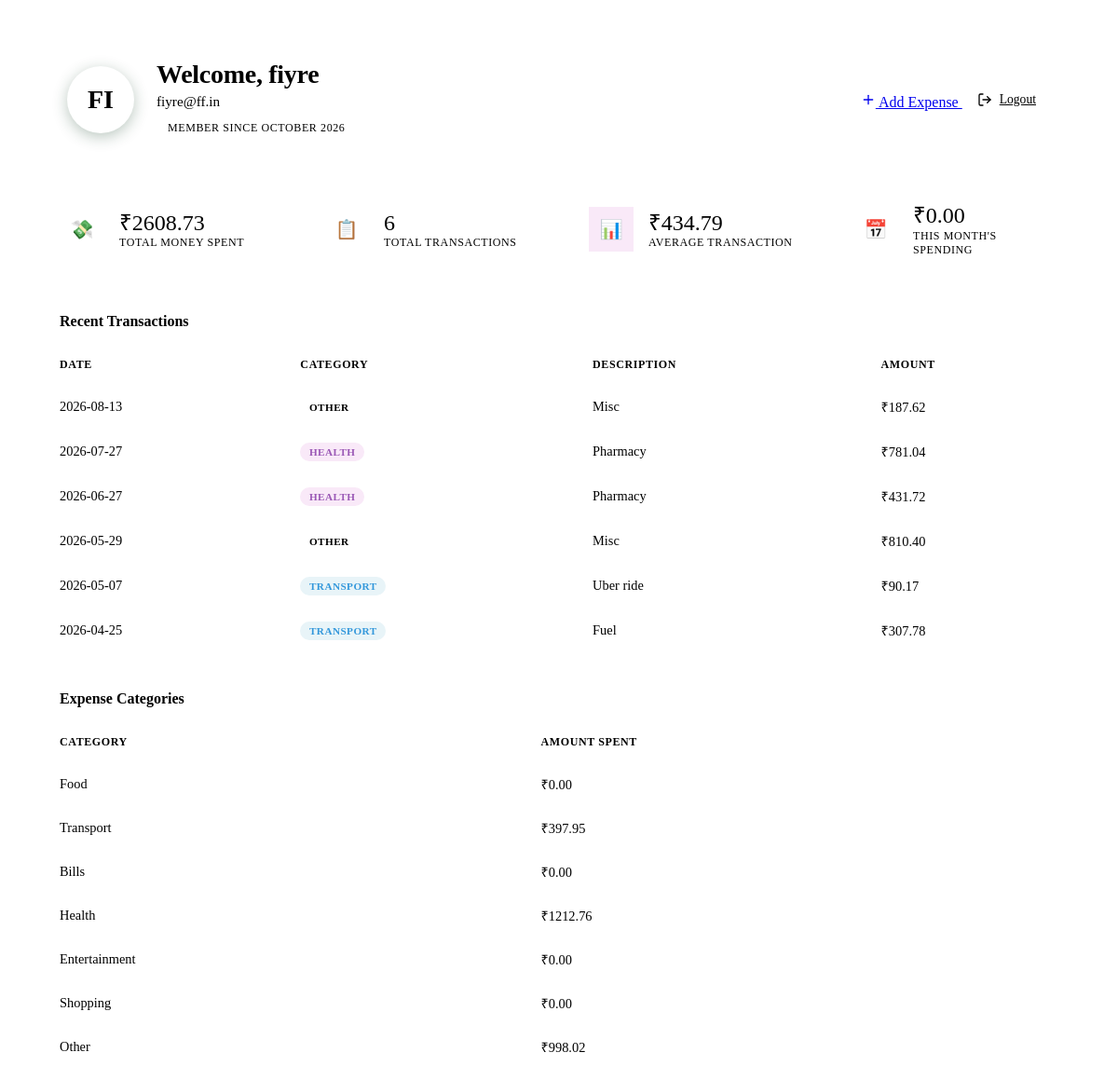
The app's page /profile (signed in) with its own data.
### tables this page shows
CREATE TABLE users (
            id INTEGER PRIMARY KEY AUTOINCREMENT,
            name TEXT NOT NULL,
            email TEXT UNIQUE NOT NULL,
            password_hash TEXT NOT NULL,
            created_at TEXT DEFAULT (datetime('now'))
        );

CREATE TABLE expenses (
            id INTEGER PRIMARY KEY AUTOINCREMENT,
            user_id INTEGER NOT NULL REFERENCES users(id),
            amount REAL NOT NULL,
            category TEXT NOT NULL,
            date TEXT NOT NULL,
            description TEXT,
            created_at TEXT DEFAULT (datetime('now'))
        );

### app.py (the view)
@app.route("/profile")
def profile():
    user_id = session.get("user_id")
    if not user_id:
        return redirect(url_for("login"))
    db = get_db()
    user_row = db.execute(
        "SELECT id, name, email, created_at FROM users WHERE id = ?",
        (user_id,)
    ).fetchone()
    db.close()
    if not user_row:
        session.clear()
        flash("User not found.", "error")
        return redirect(url_for("login"))
    name = user_row["name"]
    if len(name) >= 2:
        avatar = name[0:2].upper()
    else:
        avatar = name[0].upper() if name else "?"
    created_at = user_row["created_at"]
    member_since = ""
    if created_at:
        try:
            parts = created_at.split("-")
            if len(parts) >= 2:
                month_names = [
                    "", "January", "February", "March", "April", "May", "June",
                    "July", "August", "September", "October", "November", "December"
                ]
                month_idx = int(parts[1])
                if 1 <= month_idx <= 12:
                    member_since = f"{month_names[month_idx]} {parts[0]}"
        except (ValueError, IndexError):
            member_since = created_at
    user_info = {
        "name": name,
        "email": user_row["email"],
        "avatar": avatar,
        "member_since": member_since or created_at
    }
    expenses = get_expenses_by_user(user_id)
    raw_stats = get_summary_stats(user_id)
    category_breakdown_data = get_category_breakdown(user_id)
    total_spent = float(raw_stats.get("total_spent", 0))
    tx_count = int(raw_stats.get("tx_count", 0))
    avg_transaction = total_spent / tx_count if tx_count else 0.0
    today = date.today()
    this_month_prefix = f"{today.year}-{today.month:02d}"
    this_month = 0.0
    for exp in expenses:
        if exp.get("date") and exp["date"].startswith(this_month_prefix):
            this_month += float(exp.get("amount", 0))
    stats = {
        "total_spent": total_spent,
        "tx_count": tx_count,
        "avg_transaction": avg_transaction,
        "this_month": this_month,
    }
    categories = [
        {"name": c["category"], "amount": c["total"]}
        for c in category_breakdown_data
    ]
    return render_template(
        "profile.html",
        user=user_info,
        stats=stats,
        transactions=expenses,
        categories=categories,
    )

### app.py (called while the page is built)
@app.context_processor
def inject_user():
    user_id = session.get("user_id")
    if user_id:
        db = get_db()
        user = db.execute("SELECT id, name, email, created_at FROM users WHERE id = ?", (user_id,)).fetchone()
        db.close()
        if user:
            return {"user": dict(user)}
    return {"user": None}

### database/db.py (called while the page is built)
def get_db():
    db = sqlite3.connect(DB_PATH)
    db.row_factory = sqlite3.Row
    db.execute("PRAGMA foreign_keys = ON")
    return db

def get_expenses_by_user(user_id):
    db = get_db()
    expenses = db.execute(
        "SELECT id, amount, category, date, description FROM expenses WHERE user_id = ? ORDER BY date DESC",
        (user_id,)
    ).fetchall()
    db.close()
    return [dict(expense) for expense in expenses]

def get_category_breakdown(user_id: int):
    colour_palette = [
        "var(--accent)",
        "var(--accent-2)",
        "var(--accent-3)",
        "var(--accent-4)",
        "var(--accent-5)",
        "var(--accent-6)",
    ]
    db = get_db()
    results = []
    for idx, cat in enumerate(CATEGORIES):
        total = db.execute(
            "SELECT COALESCE(SUM(amount), 0) FROM expenses WHERE user_id = ? AND category = ?",
            (user_id, cat)
        ).fetchone()[0]
        results.append({
            "category": cat,
            "total": float(total),
            "color": colour_palette[idx % len(colour_palette)],
        })
    db.close()
    return results

### templates/profile.html (shortened to what this page needs)
<!DOCTYPE html>
<html lang="en">
<head>
    {% block head %}
    <link rel="stylesheet" href="{{ url_for('static', filename='css/profile.css') }}">
    {% endblock %}
</head>
<body>
    {% block content %}
    <div class="profile-dashboard">
        <header class="card profile-header">
            <div class="avatar-section">
                <div class="avatar-initials">{{ user.avatar }}</div>
            </div>
            <div class="user-meta">
                <h1 class="user-name">Welcome, {{ user.name }}</h1>
                <p class="user-email">{{ user.email }}</p>
                <span class="member-badge">Member since {{ user.member_since }}</span>
            </div>
            <div class="header-actions">
                <a href="{{ url_for('add_expense') }}" class="btn-primary">
                    <svg width="16" height="16" viewBox="0 0 24 24" fill="none" stroke="currentColor" stroke-width="2" stroke-linecap="round" stroke-linejoin="round">
                        <line x1="12" y1="5" x2="12" y2="19"></line>
                        <line x1="5" y1="12" x2="19" y2="12"></line>
                    </svg>
                    Add Expense
                </a>
                <a href="{{ url_for('logout') }}" class="btn-ghost logout-btn">
                    <svg width="16" height="16" viewBox="0 0 24 24" fill="none" stroke="currentColor" stroke-width="2" stroke-linecap="round" stroke-linejoin="round">
                        <path d="M9 21H5a2 2 0 0 1-2-2V5a2 2 0 0 1 2-2h4"></path>
                        <polyline points="16 17 21 12 16 7"></polyline>
                        <line x1="21" y1="12" x2="9" y2="12"></line>
                    </svg>
                    Logout
                </a>
            </div>
        </header>
        <section class="stats-grid">
            <article class="card stat-card">
                <div class="stat-icon spending-icon">💸</div>
                <div class="stat-content">
                    <span class="stat-value">₹{{ "%.2f"|format(stats.total_spent) }}</span>
                    <span class="stat-label">Total Money Spent</span>
                </div>
            </article>
            <article class="card stat-card">
                <div class="stat-icon transactions-icon">📋</div>
                <div class="stat-content">
                    <span class="stat-value">{{ stats.tx_count }}</span>
                    <span class="stat-label">Total Transactions</span>
                </div>
            </article>
            <article class="card stat-card">
                <div class="stat-icon avg-icon">📊</div>
                <div class="stat-content">
                    <span class="stat-value">₹{{ "%.2f"|format(stats.avg_transaction) }}</span>
                    <span class="stat-label">Average Transaction</span>
                </div>
            </article>
            <article class="card stat-card">
                <div class="stat-icon month-icon">📅</div>
                <div class="stat-content">
                    <span class="stat-value">₹{{ "%.2f"|format(stats.this_month) }}</span>
                    <span class="stat-label">This Month's Spending</span>
                </div>
            </article>
        </section>
        <section class="card table-card">
            <header class="card-header">
                <h2>Recent Transactions</h2>
            </header>
            <div class="table-wrapper">
                {% if transactions %}
                <table>
                    <thead>
                        <tr>
                            <th>Date</th>
                            <th>Category</th>
                            <th>Description</th>
                            <th class="amount-col">Amount</th>
                        </tr>
                    </thead>
                    <tbody>
                        {% for tx in transactions %}
                        <tr>
                            <td>{{ tx.date }}</td>
                            <td><span class="badge {{ tx.category | lower }}">{{ tx.category }}</span></td>
                            <td>{{ tx.description }}</td>
                            <td class="amount-col">₹{{ "%.2f"|format(tx.amount) }}</td>
                        </tr>
                        {% endfor %}
                    </tbody>
                </table>
                {% else %}
                <div class="empty-state">
                    <p>No transactions yet. Add your first expense to get started.</p>
                </div>
                {% endif %}
            </div>
        </section>
        <section class="card table-card">
            <header class="card-header">
                <h2>Expense Categories</h2>
            </header>
            <div class="table-wrapper">
                {% if categories %}
                <table>
                    <thead>
                        <tr>
                            <th>Category</th>
                            <th class="amount-col">Amount Spent</th>
                        </tr>
                    </thead>
                    <tbody>
                        {% for cat in categories %}
                        <tr>
                            <td><span class="category-name">{{ cat.name }}</span></td>
                            <td class="amount-col">₹{{ "%.2f"|format(cat.amount) }}</td>
                        </tr>
                        {% endfor %}
                    </tbody>
                </table>
                {% else %}
                <div class="empty-state">
                    <p>No category spending yet. Add your first expense to get started.</p>
                </div>
                {% endif %}
            </div>
        </section>
    </div>
    {% endblock %}
</body>
</html>

### static/css/profile.css (style rules this page uses)
.profile-dashboard { max-width: var(--max-width); margin: 0 auto; padding: 2rem; display: grid; gap: 1.5rem; }
.profile-header { display: grid; grid-template-columns: auto 1fr auto; align-items: center; gap: 1.5rem; padding: 1.5rem 2rem; background: var(--paper-card); border: 1px solid var(--border); border-radius: var(--radius-md); }
.avatar-section { flex-shrink: 0; }
.avatar-initials { width: 72px; height: 72px; background: linear-gradient(135deg, var(--accent), var(--accent-2)); color: var(--paper); border-radius: 50%; display: flex; align-items: center; justify-content: center; font-size: 1.75rem; font-weight: 700; font-family: var(--font-display); box-shadow: 0 4px 16px rgba(26, 71, 42, 0.3); }
.user-meta { min-width: 0; }
.user-name { font-family: var(--font-display); font-size: 1.75rem; color: var(--ink); margin: 0 0 0.25rem; letter-spacing: -0.01em; }
.user-email { color: var(--ink-muted); font-size: 0.95rem; margin: 0 0 0.5rem; }
.member-badge { display: inline-block; font-size: 0.75rem; font-weight: 500; color: var(--accent); background: var(--accent-light); padding: 0.25rem 0.75rem; border-radius: 999px; text-transform: uppercase; letter-spacing: 0.05em; }
.header-actions { flex-shrink: 0; }
.stats-grid { display: grid; grid-template-columns: repeat(auto-fit, minmax(200px, 1fr)); gap: 1rem; }
.stat-card { display: flex; align-items: center; gap: 1rem; padding: 1.25rem 1.5rem; background: var(--paper-card); border: 1px solid var(--border); border-radius: var(--radius-md); transition: transform 0.2s, box-shadow 0.2s, border-color 0.2s; }
.stat-icon { width: 48px; height: 48px; border-radius: var(--radius-sm); display: flex; align-items: center; justify-content: center; font-size: 1.25rem; flex-shrink: 0; }
.spending-icon { background: var(--accent-light); color: var(--accent); }
.transactions-icon { background: var(--accent-2-light); color: var(--accent-2); }
.avg-icon { background: #f9e9f8; color: #9b59b6; }
.stat-content { display: flex; flex-direction: column; }
.stat-value { font-family: var(--font-display); font-size: 1.5rem; color: var(--ink); font-weight: 400; line-height: 1.2; }
.stat-label { font-size: 0.75rem; font-weight: 500; color: var(--ink-muted); text-transform: uppercase; letter-spacing: 0.05em; }
.card-header { display: flex; align-items: baseline; justify-content: space-between; margin-bottom: 1rem; padding-bottom: 0.75rem; border-bottom: 1px solid var(--border-soft); }
.card-header h2 { font-family: var(--font-display); font-size: 1.1rem; color: var(--ink); margin: 0; }
.table-card { padding: 0; background: var(--paper-card); border: 1px solid var(--border); border-radius: var(--radius-md); overflow: hidden; }
.table-card .card-header { padding: 1rem 1.5rem; border-bottom: 1px solid var(--border-soft); margin-bottom: 0; }
.table-card .card-header h2 { font-size: 1rem; }
.table-wrapper { overflow-x: auto; }
.table-card table { width: 100%; border-collapse: collapse; font-size: 0.9rem; }
.table-card th, .table-card td { padding: 0.875rem 1.5rem; text-align: left; border-bottom: 1px solid var(--border-soft); }
.table-card th { background: var(--paper-warm); font-weight: 600; color: var(--ink-soft); font-size: 0.75rem; text-transform: uppercase; letter-spacing: 0.05em; white-space: nowrap; }
.table-card tbody tr:last-child td { border-bottom: none; }
.amount-col { font-family: var(--font-display); font-weight: 500; color: var(--ink); white-space: nowrap; }
.badge { display: inline-block; padding: 0.25rem 0.6rem; border-radius: 999px; font-size: 0.7rem; font-weight: 600; text-transform: uppercase; letter-spacing: 0.04em; background: var(--border-soft); color: var(--ink-soft); }
.transport { background: #e8f4f8; color: #3498db; }
.health { background: #f9e9f8; color: #9b59b6; }
.other { background: var(--border-soft); color: var(--ink-muted); }
.category-name { font-weight: 500; color: var(--ink); }
.btn-ghost { display: inline-flex; align-items: center; gap: 0.5rem; padding: 0.5rem 1rem; background: transparent; color: var(--ink-soft); border: 1px solid var(--border); border-radius: var(--radius-sm); font-size: 0.85rem; font-weight: 500; font-family: var(--font-body); cursor: pointer; transition: all 0.2s; }

### records on screen
users: name "fiyre", email "fiyre@ff.in"
expenses: date "2026-08-13", category "OTHER", description "Misc", amount "187.62"
expenses: date "2026-07-27", category "HEALTH", description "Pharmacy", amount "781.04"
expenses: date "2026-06-27", category "HEALTH", description "Pharmacy", amount "431.72"
expenses: date "2026-05-29", category "OTHER", description "Misc", amount "810.40"
expenses: date "2026-05-07", category "TRANSPORT", description "Uber ride", amount "90.17"
expenses: date "2026-04-25", category "TRANSPORT", description "Fuel", amount "307.78"

### other values on screen
{{ user.avatar }} "FI"
{{ user.member_since }} "OCTOBER 2026"
{{ "%.2f"|format(stats.total_spent) }} "2608.73"
{{ stats.tx_count }} "6"
{{ "%.2f"|format(stats.avg_transaction) }} "434.79"
{{ "%.2f"|format(stats.this_month) }} "0.00"
{{ cat.name }} "Food" "Transport" "Bills" "Health" "Entertainment" "Shopping" "Other"
{{ "%.2f"|format(cat.amount) }} "0.00" "397.95" "0.00" "1212.76" "0.00" "0.00" "998.02"
